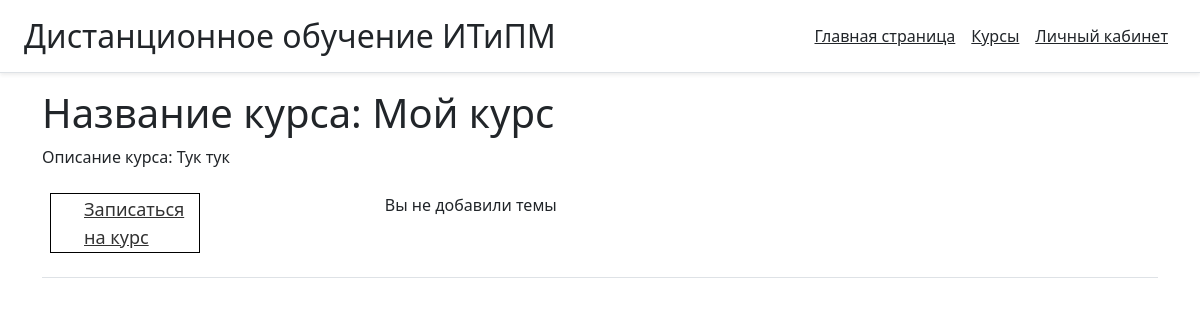
Page /course/3/ (signed in) on the earlier database version.
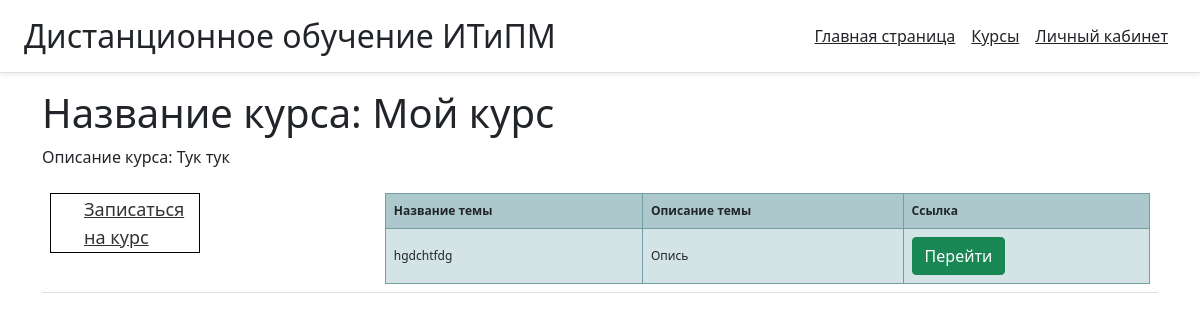
Same page on the later database version.
### course/models.py (models this page shows, shortened)
class TopicTable(models.Model):
    title = models.CharField('Название темы', max_length=75)
    task = models.TextField('Описание темы', max_length=250)
    id_course = models.ForeignKey(CourseTable, verbose_name='Курс', on_delete=models.CASCADE)
    class Meta:
        verbose_name = 'Тему'
        verbose_name_plural = 'Темы'

### course/views.py (the view)
# urls.py: path('<int:pk>/', views.detail, name='datail'),
@login_required
def detail(request, pk):
    ku = list(CourseTable.objects.filter(id=pk).values())
    top = TopicTable.objects.filter(id_course=pk)
    user = auth.get_user(request)
    return render(request, 'cours/datail.html', {'post': ku[0], 'top': top, 'pk': pk, 'user':user})

### course/templates/cours/datail.html (shortened to what this page needs)
{% extends 'main/base.html' %} {% block title %} {{ post.title }} {% endblock %} {% block content %}
<h1>Название курса: {{ post.title }}</h1>
<p>Описание курса: {{ post.task }}</p>
<table class="table">
    <tbody>
        <tr>
            {% if user.is_students %}
            <td class="table_left">
                <div class="menu_gl">
                    <ul class="menu">
                        <li><a href="{% url 'record'  %}">Записаться на курс</a></li>
                    </ul>
                </div>
            </td> {%endif%}
            <td class="table_right">
                {% if top %} {% for el in top %}
                <table class="tftable">
                    <tr>
                        <th class="p-2 text-dark">Название темы</th>
                        <th class="p-2 text-dark">Описание темы</th>
                        <th class="p-2 text-dark">Ссылка</th>
                    </tr>
                    <tr>
                        <td class="p-2 text-dark">{{ el.title }}</td>
                        <td class="p-2 text-dark">{{ el.task }}</td>
                        <td>
                            <a class="btn btn-success" href="{% url 'top_datail' pk el.id %}">Перейти</a>
                        </td>
                    </tr>
                </table>
                {%endfor%} {% else %}
                <p>Вы не добавили темы</p>
                {%endif%} {% endblock %}

Differences in the rows shown:
added TopicTable: title "hgdchtfdg", task "Опись"
Other differences:
text no longer shown: "Вы не добавили темы"
